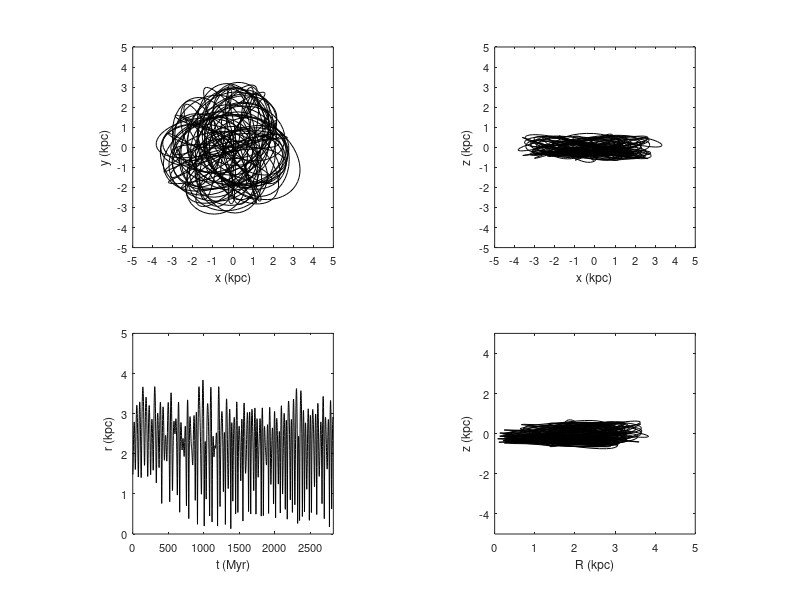

Reproduce this figure in MATLAB.
clear all
close all

data = load('ax_coeff.dat');

whitebg('w')

t = data(:,1);

x = data(:,12);
y = data(:,13);
z = data(:,14);

v_x = data(:,15);
v_y = data(:,16);
v_z = data(:,17);

R = sqrt(x.^2+y.^2);
r = sqrt(x.^2+y.^2+z.^2);



subplot(2,2,1), plot(x,y,'k')

xlabel('x (kpc)','fontsize',9)
ylabel('y (kpc)','fontsize',9)
axis([-5 5 -5 5])
set(gca,'xtick',(-5:1:5),'ytick',(-5:1:5),'fontsize',8)
axis square


subplot(2,2,2), plot(x,z,'k')

xlabel('x (kpc)','fontsize',9)
ylabel('z (kpc)','fontsize',9)
axis([-5 5 -5 5])
set(gca,'xtick',(-5:1:5),'ytick',(-5:1:5),'fontsize',8)
axis square

subplot(2,2,3), plot(t,r,'k')

xlabel('t (Myr)','fontsize',9)
ylabel('r (kpc)','fontsize',9)
axis([0 max(t) 0 5])
set(gca,'ytick',(0:1:5),'fontsize',8)
axis square


subplot(2,2,4), plot(R,z,'k')

xlabel('R (kpc)','fontsize',9)
ylabel('z (kpc)','fontsize',9)
axis square
axis([0 5 -5 5])
set(gca,'fontsize',8)



